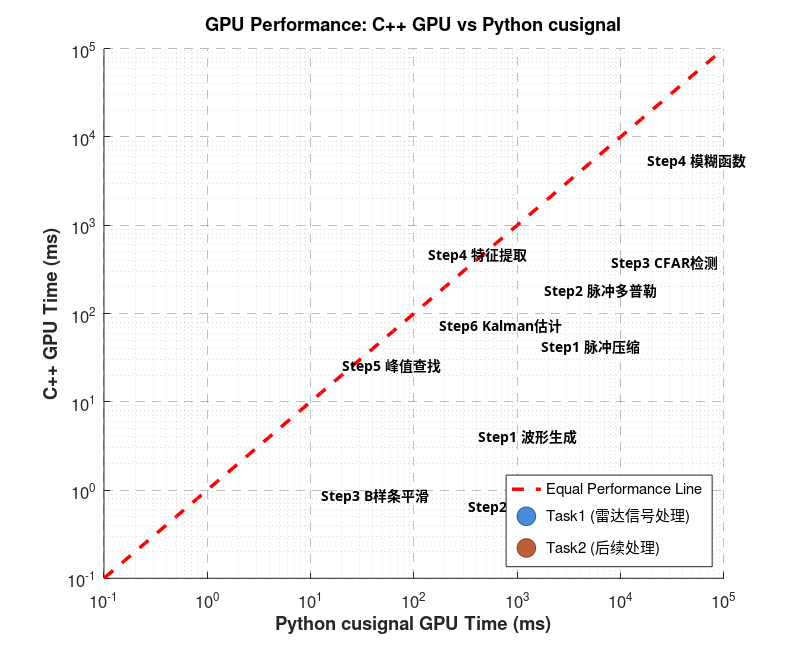

Reproduce this figure in MATLAB.
function plot_python_cpp_performance()
    fig = figure('Position', [100, 100, 800, 650], 'Color', 'white');
    
    task1_names = {
        'Step1 脉冲压缩', ...
        'Step2 脉冲多普勒', ...
        'Step3 CFAR检测', ...
        'Step4 模糊函数'
    };
    
    task1_cpp_time = [28.90, 123.80, 261.05, 3771.14];
    task1_python_time = [1465.55, 1556.94, 6909.25, 15609.44];
    
    task2_names = {
        'Step1 波形生成', ...
        'Step2 滤波去噪', ...
        'Step3 B样条平滑', ...
        'Step4 特征提取', ...
        'Step5 峰值查找', ...
        'Step6 Kalman估计'
    };
    
    task2_cpp_time = [2.78, 0.45, 0.60, 15+64+244, 17.84, 50.86];
    task2_python_time = [357.69, 289.14, 10.81, 118.46, 17.41, 148.59];
    
    cpp_times = [task1_cpp_time, task2_cpp_time];
    python_times = [task1_python_time, task2_python_time];
    all_names = [task1_names, task2_names];
    
    min_time = min([cpp_times, python_times]);
    max_time = max([cpp_times, python_times]);
    
    log_min = floor(log10(min_time));
    log_max = ceil(log10(max_time));
    
    x_vals = 10.^(log_min:0.1:log_max);
    y_eq = x_vals;
    
    hold on;
    
    plot(x_vals, y_eq, 'r--', 'LineWidth', 2.5, 'DisplayName', 'Equal Performance Line');
    
    scatter(task1_python_time, task1_cpp_time, 180, [0.29, 0.55, 0.86], 'filled', 'MarkerEdgeColor', [0.15, 0.35, 0.60], 'LineWidth', 2, 'DisplayName', 'Task1 (雷达信号处理)');
    
    scatter(task2_python_time, task2_cpp_time, 180, [0.74, 0.37, 0.22], 'filled', 'MarkerEdgeColor', [0.55, 0.25, 0.15], 'LineWidth', 2, 'DisplayName', 'Task2 (后续处理)');
    
    for i = 1:length(all_names)
        text(python_times(i) * 1.18, cpp_times(i) * 1.18, all_names{i}, ...
            'FontSize', 10, 'FontWeight', 'bold', 'FontName', 'SimHei', ...
            'HorizontalAlignment', 'left', 'VerticalAlignment', 'bottom');
    end
    
    hold off;
    
    set(gca, 'XScale', 'log');
    set(gca, 'YScale', 'log');
    
    xlim([10^log_min, 10^log_max]);
    ylim([10^log_min, 10^log_max]);
    
    xlabel('Python cusignal GPU Time (ms)', 'FontSize', 14, 'FontWeight', 'bold');
    ylabel('C++ GPU Time (ms)', 'FontSize', 14, 'FontWeight', 'bold');
    title('GPU Performance: C++ GPU vs Python cusignal', 'FontSize', 18, 'FontWeight', 'bold');
    
    legend('Location', 'southeast', 'FontSize', 12);
    
    grid on;
    set(gca, 'GridLineStyle', '--', 'GridAlpha', 0.3);
    set(gca, 'MinorGridLineStyle', ':', 'MinorGridAlpha', 0.15);
    
    set(gca, 'FontSize', 12);
    
    set(fig, 'PaperPositionMode', 'auto');
    saveas(fig, 'python_cpp_performance_comparison.png');
    disp('图表已保存: python_cpp_performance_comparison.png');
end
